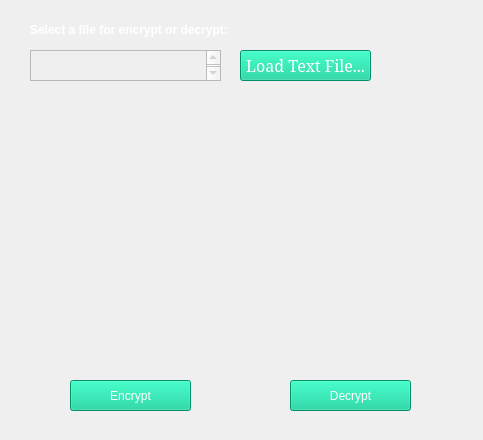
<?xml version="1.0" encoding="UTF-8"?>
<ui version="4.0">
 <class>MainWindow</class>
 <widget class="QMainWindow" name="MainWindow">
  <property name="enabled">
   <bool>true</bool>
  </property>
  <property name="geometry">
   <rect>
    <x>0</x>
    <y>0</y>
    <width>483</width>
    <height>440</height>
   </rect>
  </property>
  <property name="windowTitle">
   <string>Python - Cryptography</string>
  </property>
  <property name="layoutDirection">
   <enum>Qt::LeftToRight</enum>
  </property>
  <property name="autoFillBackground">
   <bool>false</bool>
  </property>
  <property name="styleSheet">
   <string notr="true"/>
  </property>
  <property name="tabShape">
   <enum>QTabWidget::Rounded</enum>
  </property>
  <widget class="QWidget" name="centralwidget">
   <property name="styleSheet">
    <string notr="true"/>
   </property>
   <widget class="QLabel" name="lbl_background">
    <property name="geometry">
     <rect>
      <x>-110</x>
      <y>0</y>
      <width>701</width>
      <height>441</height>
     </rect>
    </property>
    <property name="styleSheet">
     <string notr="true">border-image: url(:/cct/Images/background.jpg);</string>
    </property>
    <property name="text">
     <string/>
    </property>
   </widget>
   <widget class="QPushButton" name="btn_loadfile">
    <property name="geometry">
     <rect>
      <x>240</x>
      <y>50</y>
      <width>131</width>
      <height>31</height>
     </rect>
    </property>
    <property name="font">
     <font>
      <family>Garamond</family>
      <pointsize>12</pointsize>
      <weight>9</weight>
      <italic>false</italic>
      <bold>false</bold>
     </font>
    </property>
    <property name="styleSheet">
     <string notr="true">font: 75 12pt &quot;Garamond&quot;;
background-color: rgb(0, 202, 148);
color: rgb(255, 255, 255);</string>
    </property>
    <property name="text">
     <string>Load Text File...</string>
    </property>
   </widget>
   <widget class="QTextEdit" name="txt_file">
    <property name="enabled">
     <bool>false</bool>
    </property>
    <property name="geometry">
     <rect>
      <x>30</x>
      <y>50</y>
      <width>191</width>
      <height>31</height>
     </rect>
    </property>
    <property name="font">
     <font>
      <family>Garamond</family>
      <pointsize>12</pointsize>
      <weight>50</weight>
      <italic>false</italic>
      <bold>false</bold>
     </font>
    </property>
    <property name="styleSheet">
     <string notr="true">font: 12pt &quot;Garamond&quot;;</string>
    </property>
   </widget>
   <widget class="QPushButton" name="btn_encrypt">
    <property name="geometry">
     <rect>
      <x>70</x>
      <y>380</y>
      <width>121</width>
      <height>31</height>
     </rect>
    </property>
    <property name="styleSheet">
     <string notr="true">font: 75 12pt &quot;Garamond&quot;;
background-color: rgb(0, 202, 148);
color: rgb(255, 255, 255);</string>
    </property>
    <property name="text">
     <string>Encrypt</string>
    </property>
   </widget>
   <widget class="QLabel" name="lbl_info">
    <property name="geometry">
     <rect>
      <x>30</x>
      <y>20</y>
      <width>251</width>
      <height>21</height>
     </rect>
    </property>
    <property name="styleSheet">
     <string notr="true">font: 75 12pt &quot;Garamond&quot;;
color: rgb(255, 255, 255);</string>
    </property>
    <property name="text">
     <string>&lt;html&gt;&lt;head/&gt;&lt;body&gt;&lt;p&gt;&lt;span style=&quot; font-weight:600;&quot;&gt;Select a file for encrypt or decrypt:&lt;/span&gt;&lt;/p&gt;&lt;/body&gt;&lt;/html&gt;</string>
    </property>
   </widget>
   <widget class="QPushButton" name="btn_decrypt">
    <property name="geometry">
     <rect>
      <x>290</x>
      <y>380</y>
      <width>121</width>
      <height>31</height>
     </rect>
    </property>
    <property name="styleSheet">
     <string notr="true">font: 75 12pt &quot;Garamond&quot;;
background-color: rgb(0, 202, 148);
color: rgb(255, 255, 255);</string>
    </property>
    <property name="text">
     <string>Decrypt</string>
    </property>
   </widget>
  </widget>
 </widget>
 <resources>
  <include location="background.qrc"/>
 </resources>
 <connections/>
</ui>
